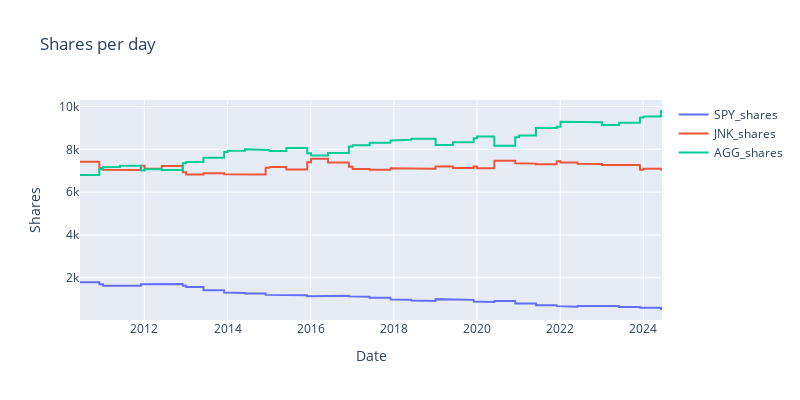
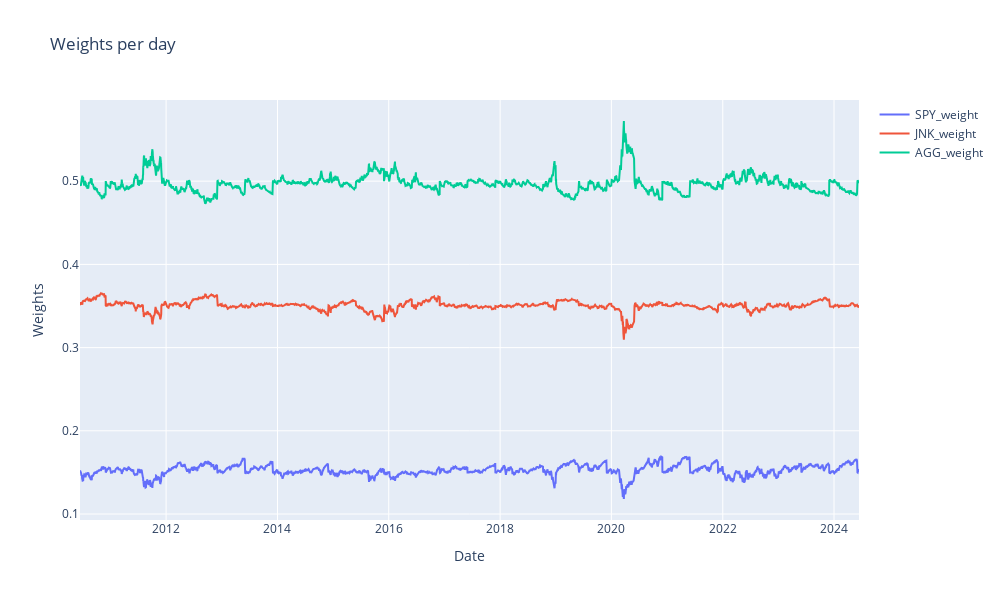
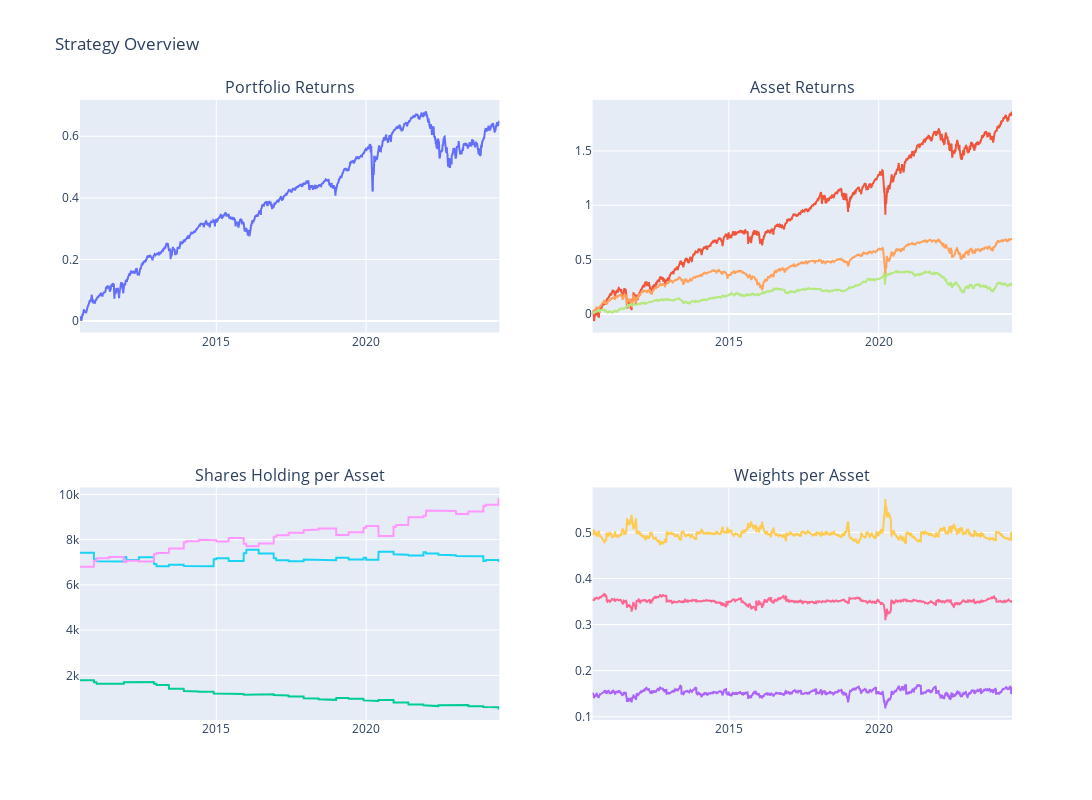
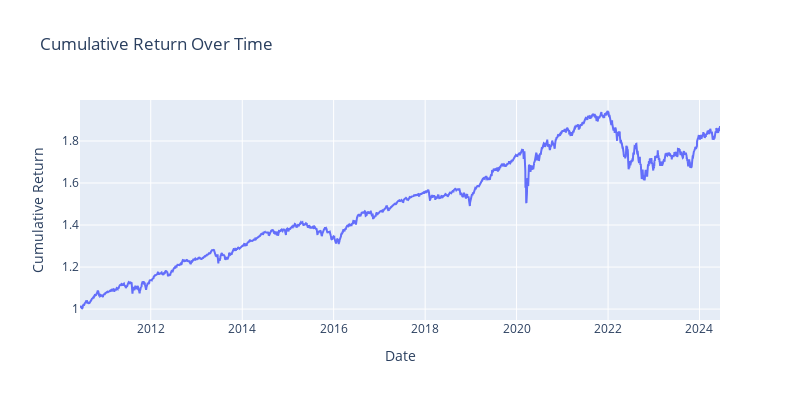

Notebook cell for these charts, in order:
### Code cell
rebalance_portfolio(stocks, weights, stock_data, portfolio_value)

### Figure 1 — Plotly figure (JSON) as saved in the notebook; plotly's stock layout.template omitted (floating-point values rounded to 4 significant figures; data arrays with more than 128 entries replaced by an {"elided": "..."} marker saying what was removed)
{"data": [{"mode": "lines", "name": "SPY_shares", "type": "scatter", "x": {"elided": "3524 str values"}, "y": {"elided": "3525 int values"}}, {"mode": "lines", "name": "JNK_shares", "type": "scatter", "x": {"elided": "3524 str values"}, "y": {"elided": "3525 int values"}}, {"mode": "lines", "name": "AGG_shares", "type": "scatter", "x": {"elided": "3524 str values"}, "y": {"elided": "3525 int values"}}], "layout": {"height": 400, "title": {"text": "Shares per day"}, "width": 800, "xaxis": {"title": {"text": "Date"}}, "yaxis": {"title": {"text": "Shares"}}}}

### Figure 2 — Plotly figure (JSON) as saved in the notebook; plotly's stock layout.template omitted (floating-point values rounded to 4 significant figures; data arrays with more than 128 entries replaced by an {"elided": "..."} marker saying what was removed)
{"data": [{"mode": "lines", "name": "SPY_weight", "type": "scatter", "x": {"elided": "3524 str values"}, "y": {"elided": "3524 float values"}}, {"mode": "lines", "name": "JNK_weight", "type": "scatter", "x": {"elided": "3524 str values"}, "y": {"elided": "3524 float values"}}, {"mode": "lines", "name": "AGG_weight", "type": "scatter", "x": {"elided": "3524 str values"}, "y": {"elided": "3524 float values"}}], "layout": {"height": 600, "title": {"text": "Weights per day"}, "width": 1000, "xaxis": {"title": {"text": "Date"}}, "yaxis": {"title": {"text": "Weights"}}}}

### Figure 3 — Plotly figure (JSON) as saved in the notebook; plotly's stock layout.template omitted (floating-point values rounded to 4 significant figures; data arrays with more than 128 entries replaced by an {"elided": "..."} marker saying what was removed)
{"data": [{"name": "Portfolio", "type": "scatter", "x": {"elided": "3524 str values"}, "xaxis": "x", "y": {"elided": "3524 float values"}, "yaxis": "y"}, {"name": "SPY", "type": "scatter", "x": {"elided": "3524 str values"}, "xaxis": "x2", "y": {"elided": "3524 float values"}, "yaxis": "y2"}, {"name": "SPY", "type": "scatter", "x": {"elided": "3525 str values"}, "xaxis": "x3", "y": {"elided": "3525 int values"}, "yaxis": "y3"}, {"name": "SPY", "type": "scatter", "x": {"elided": "3524 str values"}, "xaxis": "x4", "y": {"elided": "3524 float values"}, "yaxis": "y4"}, {"name": "JNK", "type": "scatter", "x": {"elided": "3524 str values"}, "xaxis": "x2", "y": {"elided": "3524 float values"}, "yaxis": "y2"}, {"name": "JNK", "type": "scatter", "x": {"elided": "3525 str values"}, "xaxis": "x3", "y": {"elided": "3525 int values"}, "yaxis": "y3"}, {"name": "JNK", "type": "scatter", "x": {"elided": "3524 str values"}, "xaxis": "x4", "y": {"elided": "3524 float values"}, "yaxis": "y4"}, {"name": "AGG", "type": "scatter", "x": {"elided": "3524 str values"}, "xaxis": "x2", "y": {"elided": "3524 float values"}, "yaxis": "y2"}, {"name": "AGG", "type": "scatter", "x": {"elided": "3525 str values"}, "xaxis": "x3", "y": {"elided": "3525 int values"}, "yaxis": "y3"}, {"name": "AGG", "type": "scatter", "x": {"elided": "3524 str values"}, "xaxis": "x4", "y": {"elided": "3524 float values"}, "yaxis": "y4"}], "layout": {"annotations": [{"font": {"size": 16}, "showarrow": false, "text": "Portfolio Returns", "x": 0.225, "xanchor": "center", "xref": "paper", "y": 1, "yanchor": "bottom", "yref": "paper"}, {"font": {"size": 16}, "showarrow": false, "text": "Asset Returns", "x": 0.775, "xanchor": "center", "xref": "paper", "y": 1, "yanchor": "bottom", "yref": "paper"}, {"font": {"size": 16}, "showarrow": false, "text": "Shares Holding per Asset", "x": 0.225, "xanchor": "center", "xref": "paper", "y": 0.375, "yanchor": "bottom", "yref": "paper"}, {"font": {"size": 16}, "showarrow": false, "text": "Weights per Asset", "x": 0.775, "xanchor": "center", "xref": "paper", "y": 0.375, "yanchor": "bottom", "yref": "paper"}], "height": 800, "showlegend": false, "title": {"text": "Strategy Overview"}, "width": 1200, "xaxis": {"anchor": "y", "domain": [0, 0.45]}, "xaxis2": {"anchor": "y2", "domain": [0.55, 1]}, "xaxis3": {"anchor": "y3", "domain": [0, 0.45]}, "xaxis4": {"anchor": "y4", "domain": [0.55, 1]}, "yaxis": {"anchor": "x", "domain": [0.625, 1]}, "yaxis2": {"anchor": "x2", "domain": [0.625, 1]}, "yaxis3": {"anchor": "x3", "domain": [0, 0.375]}, "yaxis4": {"anchor": "x4", "domain": [0, 0.375]}}}

### Figure 4 — Plotly figure (JSON) as saved in the notebook; plotly's stock layout.template omitted (floating-point values rounded to 4 significant figures; data arrays with more than 128 entries replaced by an {"elided": "..."} marker saying what was removed)
{"data": [{"mode": "lines", "name": "Cumulative Return", "type": "scatter", "x": {"elided": "3524 str values"}, "y": {"elided": "3524 float values"}}], "layout": {"height": 400, "title": {"text": "Cumulative Return Over Time"}, "width": 800, "xaxis": {"title": {"text": "Date"}}, "yaxis": {"title": {"text": "Cumulative Return"}}}}
